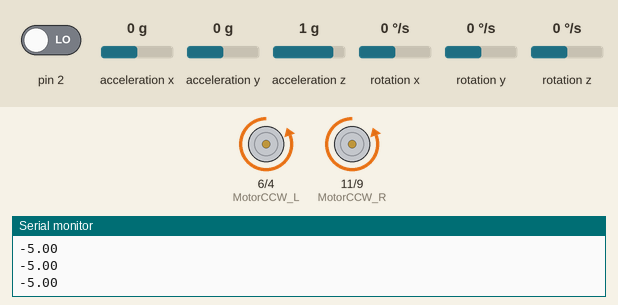
Simulated run of this sketch. Board: Arduino Uno, built with avr-gcc and run on an emulated ATmega328P. On the bench: motor-driver pin pairs drawn as motors (green arrow = first pin HIGH = forward, orange = second pin HIGH = backward, longer = more drive, scaled by the enable pin), the last lines printed to the serial monitor. The test bench sets the inputs (shaded band); at power-on: acceleration x 0 g, acceleration y 0 g, pin 2 LOW, acceleration z 1 g, rotation x 0 °/s, rotation y 0 °/s, rotation z 0 °/s. The sensor or clock chip raises its interrupt line as the real part does.

Above: at 1.7 s.
1.8 s: acceleration x set to 0.8 g
At 3.0 s:
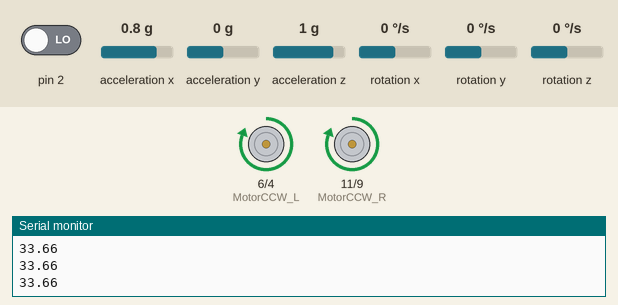
3.3 s: acceleration x set to -1.4 g
At 4.2 s:
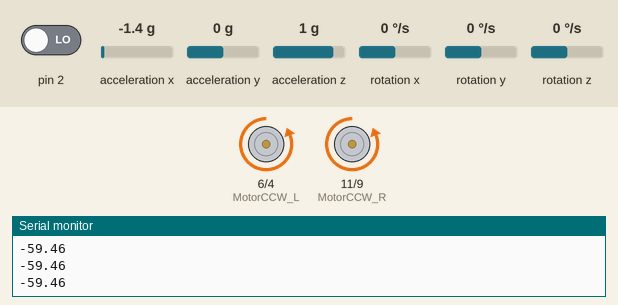
4.8 s: acceleration x set to 0.1 g
At 5.7 s:
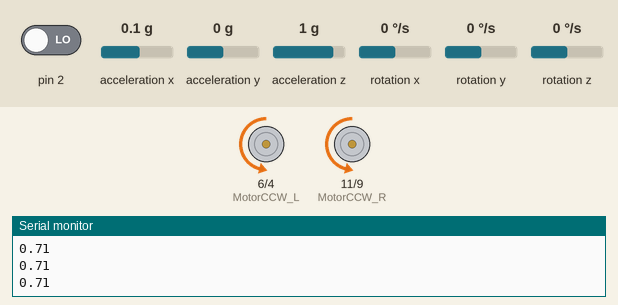
6.3 s: acceleration y set to -1.4 g
At 7.5 s:
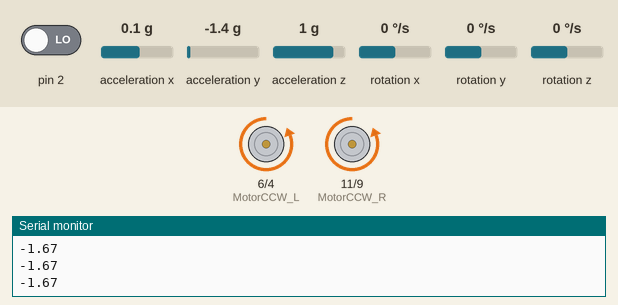
7.8 s: acceleration y set to 0.1 g
At 9.0 s:
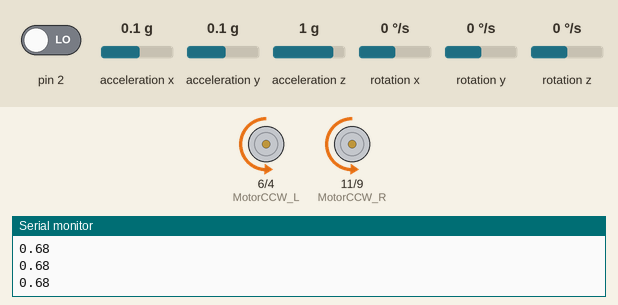
9.3 s: acceleration x set to -0.8 g
At 9.9 s:
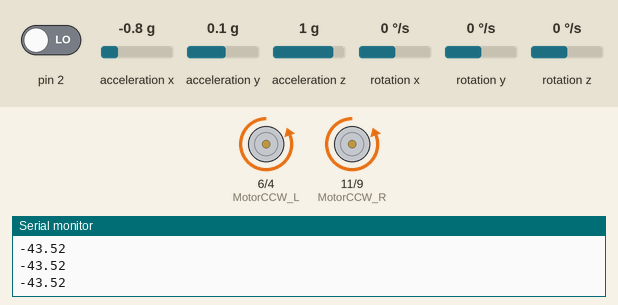
Timing chart, 0 to 11.8 s (numbered marks = the images above; inputs shaded):
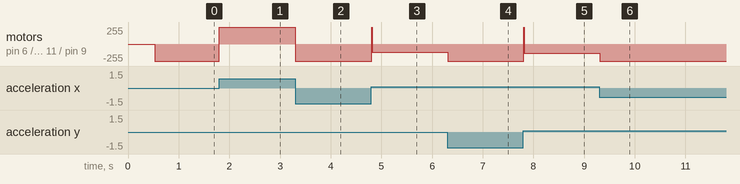

The sketch:

BalancingRB_MotorCom.ino
```cpp
#include <SoftwareSerial.h>
#include "ENC_Motor.h"
#include "PID.h"
#include "MPU6050.h"

SoftwareSerial Serial_M(13,12);

void setup() {
  pinMode(13, INPUT);
  pinMode(12, OUTPUT);
  Serial.begin(115200);
  Serial_M.begin(115200);
  Motorsetup();
  dmpsetup();
}

void loop() {
 //runEvery(25){
  dmploop();
  Serial.println(ypr[1]-105);
    Pid(ypr[1]-105);
    //Serial.println(speed);
    Motor_L(speed);
    Motor_R(speed);
// }
}
```

ENC_Motor.h
```cpp
#define MotorCW_L 4
#define MotorPWM_L 5
#define MotorCCW_L 6

#define MotorCW_R 9
#define MotorPWM_R 10
#define MotorCCW_R 11

void Motorsetup(){
  pinMode(MotorPWM_L, OUTPUT);
  pinMode(MotorCW_L, OUTPUT);
  pinMode(MotorCCW_L, OUTPUT);
  pinMode(MotorPWM_R, OUTPUT);
  pinMode(MotorCW_R, OUTPUT);
  pinMode(MotorCCW_R, OUTPUT);
  }

void Motor_L(int Speed){
  if(Speed>=0){
    digitalWrite(MotorCW_L, HIGH);
    digitalWrite(MotorCCW_L, LOW);
    analogWrite(MotorPWM_L, Speed);
    }
   else{
    digitalWrite(MotorCW_L, LOW);
    digitalWrite(MotorCCW_L, HIGH);
    analogWrite(MotorPWM_L, -Speed);
    }
 }

 void Motor_R(int Speed){
  if(Speed>=0){
    digitalWrite(MotorCW_R, HIGH);
    digitalWrite(MotorCCW_R, LOW);
    analogWrite(MotorPWM_R, Speed);
    }
   else{
    digitalWrite(MotorCW_R, LOW);
    digitalWrite(MotorCCW_R, HIGH);
    analogWrite(MotorPWM_R, 255-Speed);
    }
 }
```

MPU6050.h
```cpp
#include <MPU6050_6Axis_MotionApps20.h>
#include <Wire.h>
#include <I2Cdev.h>

MPU6050 mpu;                           // mpu interface object

bool dmpReady = false;  // set true if DMP init was successful
uint8_t mpuIntStatus;   // holds actual interrupt status byte from MPU
uint8_t devStatus;      // return status after each device operation (0 = success, !0 = error)
uint16_t packetSize;    // expected DMP packet size (default is 42 bytes)
uint16_t fifoCount;     // count of all bytes currently in FIFO
uint8_t fifoBuffer[64]; // FIFO storage buffer

Quaternion q;
VectorFloat gravity;

float ypr[3];
float yprLast[3];
int16_t gyro[3];

volatile bool mpuInterrupt = false;
void dmpDataReady() {
  mpuInterrupt = true;
}


////////////////////////////////////////////////////////////////////////////////////////////////////////////////////////////////////////////////////////////

void dmpsetup() {
#if I2CDEV_IMPLEMENTATION == I2CDEV_ARDUINO_WIRE
  Wire.begin();
  TWBR = 12; // 400kHz I2C clock (200kHz if CPU is 8MHz)
#elif I2CDEV_IMPLEMENTATION == I2CDEV_BUILTIN_FASTWIRE
  Fastwire::setup(400, true);
#endif
  Serial.begin(115200);
  while (!Serial);
  Serial.println(F("Initializing I2C devices..."));
  mpu.initialize();
  Serial.println(F("Testing device connections..."));
  Serial.println(mpu.testConnection() ? F("MPU6050 connection successful") : F("MPU6050 connection failed"));
  mpu.setSleepEnabled(false);
  Serial.println(F("Initializing DMP..."));
  devStatus = mpu.dmpInitialize();
  mpu.setXGyroOffset(33);
  mpu.setYGyroOffset(-13);
  mpu.setZGyroOffset(8);
  mpu.setZAccelOffset(1416);


  if (devStatus == 0) {
    Serial.println(F("Enabling DMP..."));
    mpu.setDMPEnabled(true);
    Serial.println(F("Enabling interrupt detection (Arduino external interrupt 0)..."));
    attachInterrupt(0, dmpDataReady, RISING);
    mpuIntStatus = mpu.getIntStatus();
    Serial.println(F("DMP ready! Waiting for first interrupt..."));
    dmpReady = true;
    packetSize = mpu.dmpGetFIFOPacketSize();
  }
  else {
    Serial.print(F("DMP Initialization failed (code "));
    Serial.print(devStatus);
    Serial.println(F(")"));
  }
}


void dmploop() {
  if (!dmpReady) return;
  while (!mpuInterrupt && fifoCount < packetSize) {
  }
  mpuInterrupt = false;
  mpuIntStatus = mpu.getIntStatus();
  fifoCount = mpu.getFIFOCount();
  if ((mpuIntStatus & 0x10) || fifoCount == 1024) {
    mpu.resetFIFO();
    // Serial.println(F("FIFO overflow!"));
  } else if (mpuIntStatus & 0x02) {
    while (fifoCount < packetSize) fifoCount = mpu.getFIFOCount();
    mpu.getFIFOBytes(fifoBuffer, packetSize);
    fifoCount -= packetSize;
    mpu.dmpGetGyro(gyro, fifoBuffer);
    mpu.dmpGetQuaternion(&q, fifoBuffer);
    mpu.dmpGetGravity(&gravity, &q);
    mpu.dmpGetYawPitchRoll(ypr, &q, &gravity);
    ypr[1] = (ypr[1] * 180 / M_PI); //x
    ypr[1] +=100;//통신보정
    ypr[2] = (ypr[2] * 180 / M_PI); //y
    ypr[0] = (ypr[0] * 180 / M_PI); //z
    //gyro[0],gyro[1],gyro[2]//x,y,z 각속도값
  }
}
```

PID.h
```cpp
int speed;
 #define runEvery(t) for (static typeof(t) _lasttime;(typeof(t))((typeof(t))millis() - _lasttime) > (t);_lasttime += (t))
const float Kp = 200;
const float Ki = 150;
const float Kd = 100;
float pTerm, iTerm, dTerm, integrated_error, last_error, error;
const float K = 1.9*1.12;
#define   GUARD_GAIN   0.0

void Pid(double CurrentAngle){
  error = 1 - CurrentAngle;  // 180 = level
  pTerm = Kp * error;
  integrated_error += error;
  iTerm = Ki * constrain(integrated_error, -GUARD_GAIN, GUARD_GAIN);
  dTerm = Kd * (error - last_error);
  last_error = error;
  speed = constrain(K*(pTerm + iTerm + dTerm), -255, 255);
}


/*int speed;

double Kp = 1.2;
double Ki = 2.5;
double Kd = 3.2;

double error;
double error_previous;
double desired_angle = 5;
double current_angle;

double P_control,I_control,D_control;
double Time = 0.004;

double PID_control;

void Pid(int current_angle){
  error=desired_angle-current_angle;
  P_control = Kp * error;
  I_control = I_control + Ki * error * Time;
  D_control = Kd * (error - error_previous) / Time;

  PID_control = P_control + I_control + D_control;
  error_previous = error;
  PID_control = constrain(PID_control, -255, 255);
  speed = PID_control;


}

const float Kp = 3;
const float Ki = 1.5;
const float Kd = 3;
float pTerm, iTerm, dTerm, integrated_error, last_error, error;
const float K = 1.9*1.12;
#define   GUARD_GAIN   0.0
#define runEvery(t) for (static typeof(t) _lasttime;(typeof(t))((typeof(t))millis() - _lasttime) > (t);_lasttime += (t))


void Pid(double CurrentAngle){
  error = 0 - CurrentAngle;  // 180 = level
  pTerm = Kp * error;
  integrated_error += error;
  iTerm = Ki * constrain(integrated_error, -GUARD_GAIN, GUARD_GAIN);
  dTerm = Kd * (error - last_error);
  last_error = error;
  speed = constrain(K*(pTerm + iTerm + dTerm), -255, 255);
}*/
```

Measured:
- after the input at 1.8 s, motor on pin 6 (MotorCCW_L) / pin 4 (MotorCW_L), motor on pin 11 (MotorCCW_R) / pin 9 (MotorCW_R): backward 255/255 → forward 255/255 at once
- after the input at 3.3 s, motor on pin 6 (MotorCCW_L) / pin 4 (MotorCW_L), motor on pin 11 (MotorCCW_R) / pin 9 (MotorCW_R): forward 255/255 → backward 255/255 at once
- after the input at 4.8 s, motor on pin 6 (MotorCCW_L) / pin 4 (MotorCW_L), motor on pin 11 (MotorCCW_R) / pin 9 (MotorCW_R): backward 255/255 → backward 123/255 at once
- after the input at 6.3 s, motor on pin 6 (MotorCCW_L) / pin 4 (MotorCW_L), motor on pin 11 (MotorCCW_R) / pin 9 (MotorCW_R): backward 123/255 → backward 255/255 at once
- after the input at 7.8 s, motor on pin 6 (MotorCCW_L) / pin 4 (MotorCW_L), motor on pin 11 (MotorCCW_R) / pin 9 (MotorCW_R): backward 255/255 → backward 135/255 at once
- after the input at 9.3 s, motor on pin 6 (MotorCCW_L) / pin 4 (MotorCW_L), motor on pin 11 (MotorCCW_R) / pin 9 (MotorCW_R): backward 135/255 → backward 255/255 at once
